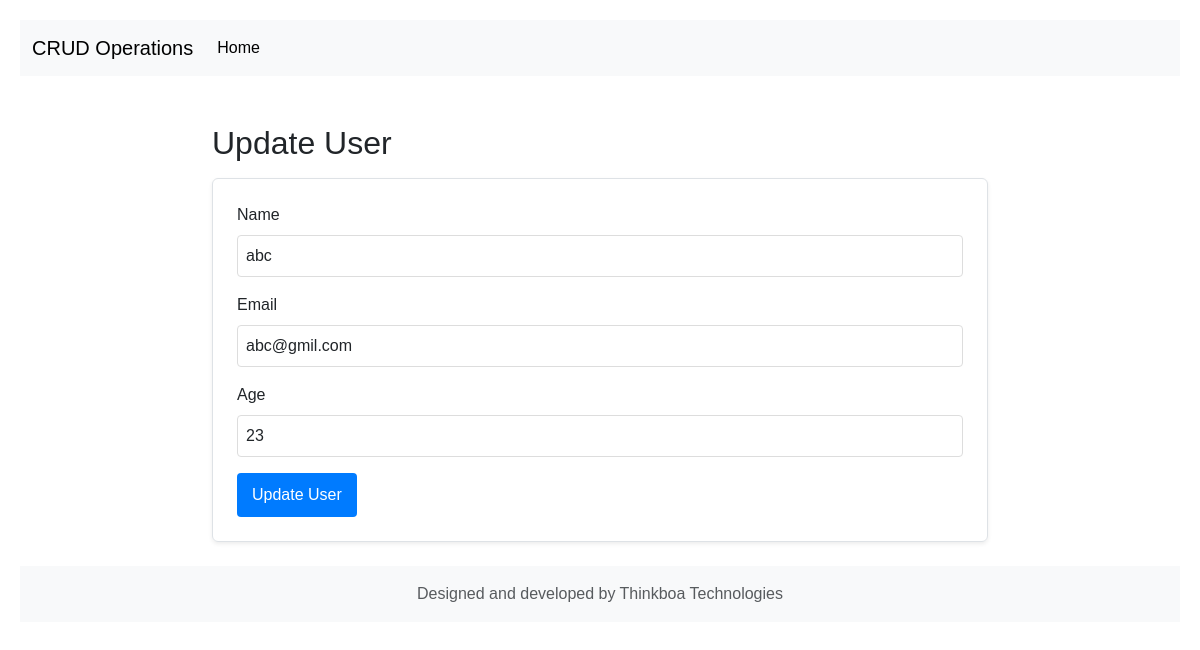
The page /update.php?id=3 on the database its author committed.
### tables this page shows
CREATE TABLE IF NOT EXISTS `users` (
  `id` int NOT NULL AUTO_INCREMENT,
  `name` varchar(100) NOT NULL,
  `email` varchar(100) NOT NULL,
  `age` int DEFAULT NULL,
  `created_at` timestamp NULL DEFAULT CURRENT_TIMESTAMP,
  PRIMARY KEY (`id`),
  UNIQUE KEY `email` (`email`)
);

### update.php (the view, shortened to what this page needs)
<?php
include './db/db.php';
$id = $_GET['id'];
$sql = "SELECT * FROM users WHERE id=$id";
$result = $conn->query($sql);
$row = $result->fetch_assoc();
?>
<?php include './include/header.php'; ?>
	<div class="container">
		<h2 class="mt-5 mb-3">Update User</h2>
		<form method="POST" action="./helper/update_helper.php" class="p-4 border rounded shadow-sm mb-4">
			<div class="mb-3">
				<label for="name" class="form-label">Name</label>
				<input type="text" name="name" id="name" class="form-control" value="<?php echo $row['name']; ?>" required>
			</div>
			<div class="mb-3">
				<label for="email" class="form-label">Email</label>
				<input type="email" name="email" id="email" class="form-control" value="<?php echo $row['email']; ?>" required>
			</div>
			<div class="mb-3">
				<label for="age" class="form-label">Age</label>
				<input type="number" name="age" id="age" class="form-control" value="<?php echo $row['age']; ?>">
			</div>
			<button type="submit" class="btn btn-primary">Update User</button>
		</form>
	</div>
<?php include './include/footer.php'; ?>
</html>

### assests/css/style.css (style rules this page uses)
body { font-family: Arial, sans-serif; padding: 20px; }
.container { max-width: 800px; margin: 0 auto; }
form { margin-bottom: 20px; padding: 20px; border: 1px solid #ccc; border-radius: 5px; }
input[type="text"], input[type="email"], input[type="number"] { width: 100%; padding: 8px; margin-bottom: 10px; border-radius: 4px; border: 1px solid #ddd; }
button[type="submit"] { background-color: #007bff; color: white; padding: 10px 15px; border: none; border-radius: 4px; cursor: pointer; }

### rows shown on the page
users: name "abc", email "abc@gmil.com", age "23"
